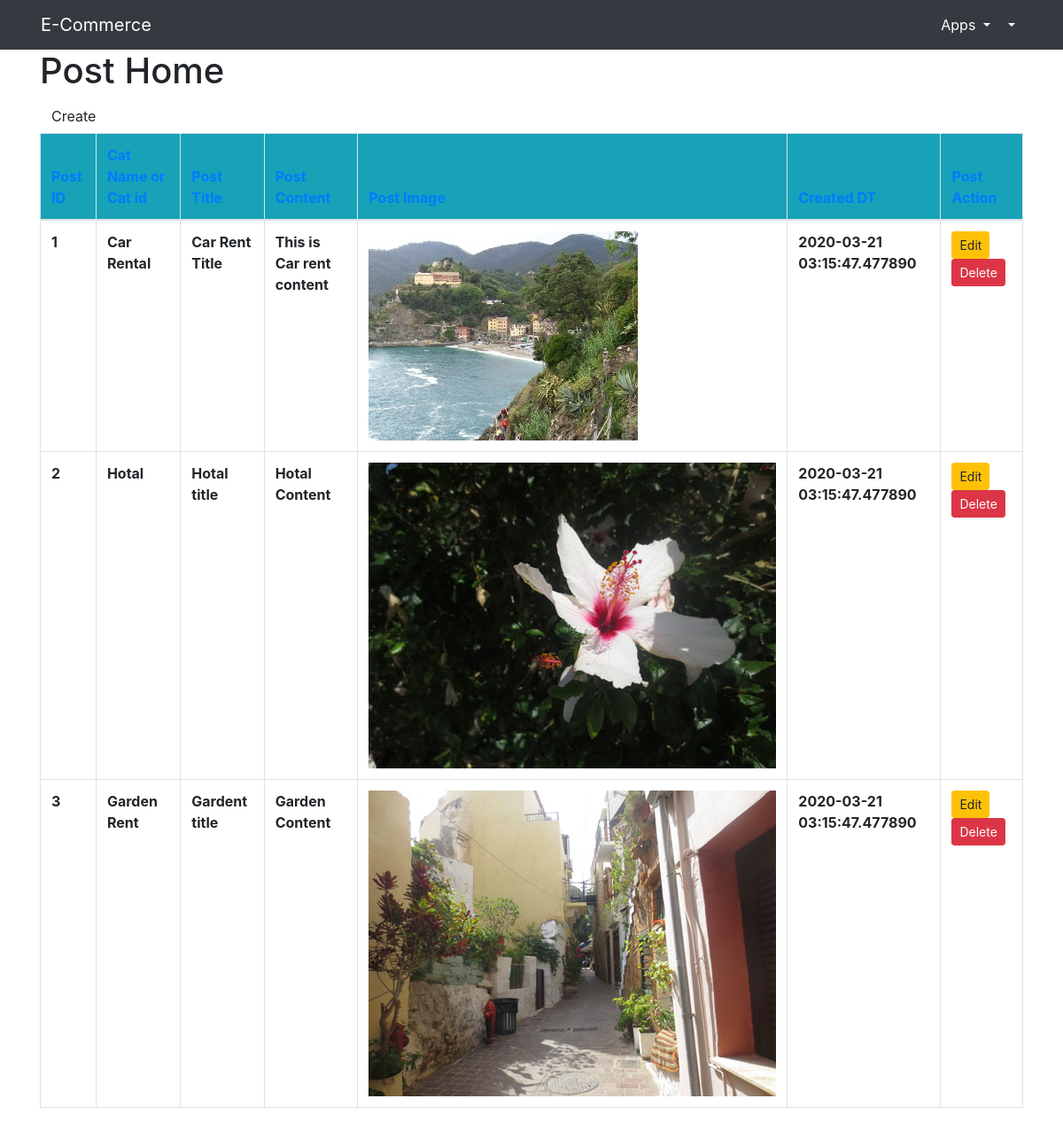
Page /post on the committed database.
### app.py (models this page shows)
class Post(db.Model):
    id = db.Column(db.Integer,primary_key=True)
    title = db.Column(db.String(200),nullable=False)
    image = db.Column(db.String(200),nullable=False)
    content = db.Column(db.String(200),nullable=False)
    cat_id = db.Column(db.Integer)
    created_at = db.Column(db.DateTime,default=datetime.utcnow())

class Category(db.Model):
    id = db.Column(db.Integer,primary_key=True)
    name = db.Column(db.String(200),nullable=False)
    created_at = db.Column(db.DateTime,default=datetime.utcnow())

### app.py (the view)
@app.route('/post')
def postHome():
    context = {
        "posts":Post.query.all(),
        "title":"Post Home page",
        "cats" : Category.query.all()
    }
    return render_template('post.html',context=context)

### templates/post.html
{% extends 'base.html' %}
{% block content %}
<div class="container">
  <h1>Post Home</h1>
  <a href="{{url_for('postCreate')}}" class="btn btn-sm-primary">Create</a>
  <table class="table table-bordered">
    <thead>
      <tr class="bg-info text-primary">
        <th scope="col">Post ID</th>
        <th scope="col">Cat Name or Cat id</th>
        <th scope="col">Post Title</th>
        <th scope="col">Post Content</th>
        <th scope="col">Post Image</th>
        <th scope="col">Created DT</th>
        <th scope="col">Post Action</th>
      </tr>
    </thead>
    <tbody>
      {% for post in context.posts %}
      <tr>
        <th scope="row">{{post.id}}</th>
        {%for cat in context.cats %}
         {% if cat.id == post.cat_id %}
        <th scope="row">{{cat.name}}</th>
        {% endif %}
        {% endfor %}
        <th scope="row">{{post.title}}</th>
        <th scope="row">{{post.content}}</th>
        <th scope="row"><img src="{{url_for('static',filename='imgs/'+post.image)}}" alt="Default.png"></th>
        <th scope="row">{{post.created_at}}</th>
        <th scope="row">
          <a href="{{url_for('postEdit',id=post.id)}}" class="btn btn-sm btn-warning">Edit</a>
          <a href="{{url_for('postDelete',id=post.id)}}" class="btn btn-sm btn-danger">Delete</a>
        </th>
        {%endfor%}
      </tr>
    </tbody>
  </table>
</div>
{% endblock %}

### templates/base.html (shortened to what this page needs)
<!doctype html>
<html lang="en">
<head>
    <link rel="stylesheet" href="https://stackpath.bootstrapcdn.com/bootstrap/4.4.1/css/bootstrap.min.css"
>
    <link rel="stylesheet" href="#">
    <link rel="stylesheet" href="https://stackpath.bootstrapcdn.com/font-awesome/4.7.0/css/font-awesome.min.css">
</head>
<body>
    <div class="container-fluid bg-dark">
        <nav class="container navbar navbar-expand-lg navbar-light">
            <a class="navbar-brand text-white" href="#">E-Commerce</a>
            <div class="collapse navbar-collapse" id="navbarSupportedContent">
                <ul class="navbar-nav ml-auto">
                    <li class="nav-item dropdown">
                        <a class="nav-link dropdown-toggle text-white" href="#" id="navbarDropdown" role="button"
                            data-toggle="dropdown" aria-haspopup="true" aria-expanded="false">
                            Apps
                        </a>
                    </li>
                    <li class="nav-item dropdown">
                        <a class="nav-link dropdown-toggle text-white" href="#" id="navbarDropdown" role="button"
                            data-toggle="dropdown" aria-haspopup="true" aria-expanded="false">
                        </a>
                    </li>
                </ul>
            </div>
        </nav>
    </div>
    {% block content %}
    {% endblock %}
</body>
</html>

### rows in the picture
Post: id "1", title "Car Rent Title", content "This is Car rent content", image (picture), created_at "2020-03-21 03:15:47.477890"
Category: name "Car Rental"
Post: id "2", title "Hotal title", content "Hotal Content", image (picture), created_at "2020-03-21 03:15:47.477890"
Category: name "Hotal"
Post: id "3", title "Gardent title", content "Garden Content", image (picture), created_at "2020-03-21 03:15:47.477890"
Category: name "Garden Rent"
